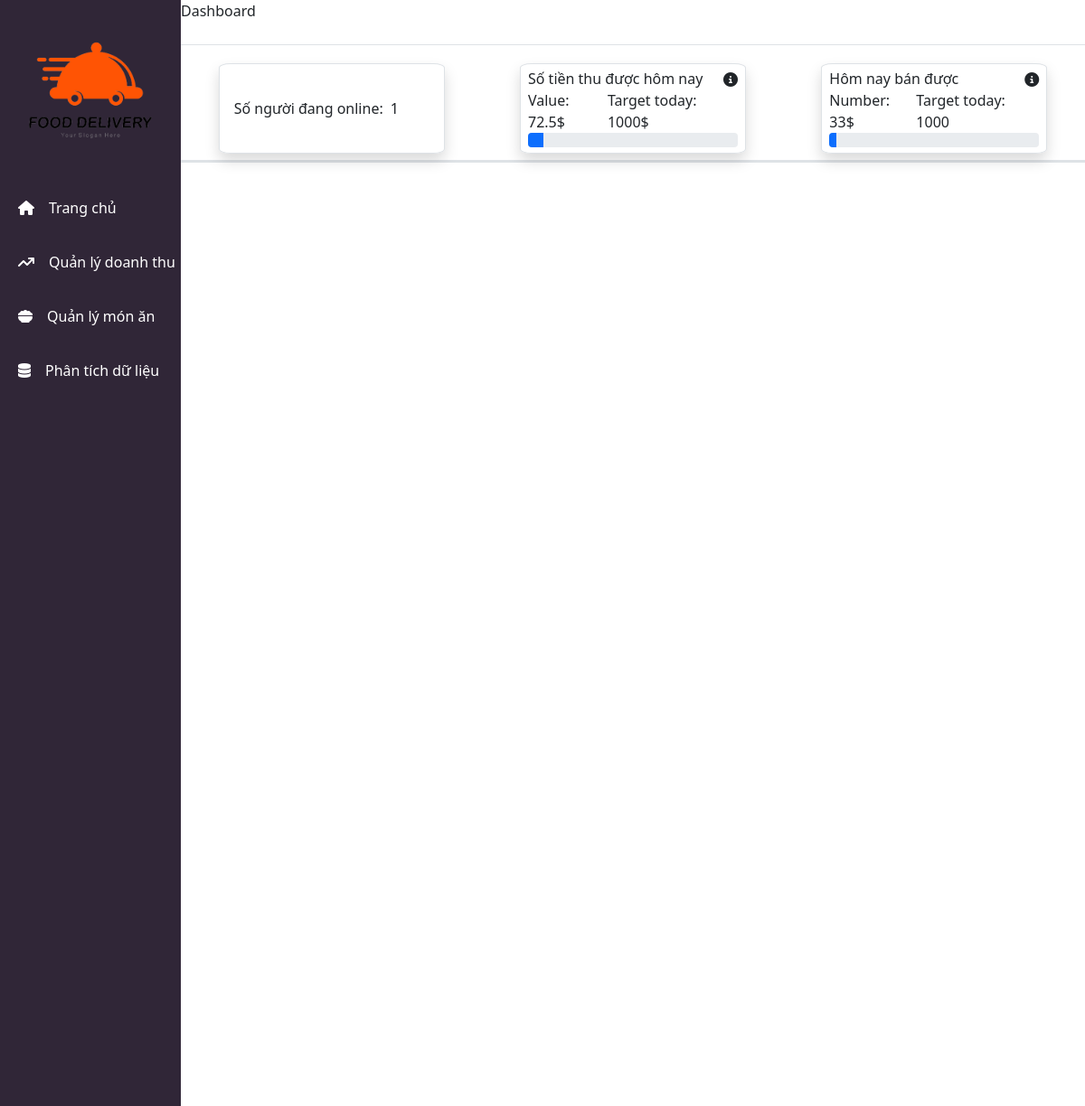
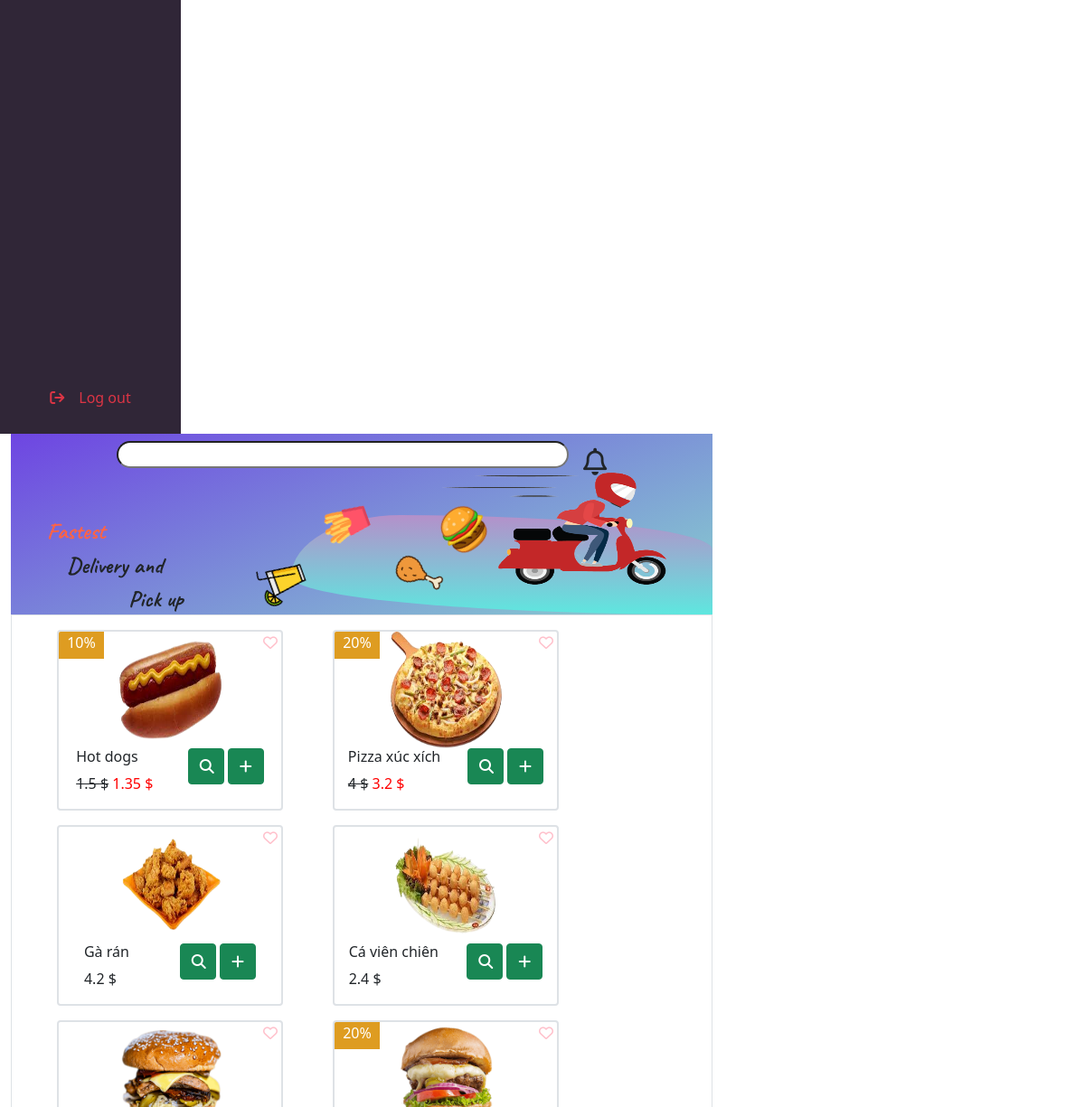
Page /component_old/menu_old.php?type=Fastfood on the committed database (2 pictures, top to bottom).
### tables this page shows
CREATE TABLE `foods` (
  `id` varchar(300) NOT NULL,
  `name` varchar(50) NOT NULL,
  `type` varchar(20) NOT NULL,
  `price` double NOT NULL,
  `detail` varchar(500) NOT NULL,
  `image` text NOT NULL,
  `flavor` int(5) NOT NULL,
  `price_medium` double NOT NULL,
  `price_large` double NOT NULL,
  `state` tinyint(1) NOT NULL
);

CREATE TABLE `salefood` (
  `id` varchar(100) NOT NULL,
  `foodid` text NOT NULL,
  `price` float NOT NULL,
  `discount` int(11) NOT NULL
);

### component_old/menu_old.php (the view, shortened to what this page needs)
<!DOCTYPE html>
<html lang="en">
<head>
    <link rel="stylesheet" href="../css/menu.css">
    <link rel="stylesheet" href="../css/sidebar.css">
    <link rel="stylesheet" href="../css/sidebar1.css">
    <link rel="stylesheet" href="https://cdnjs.cloudflare.com/ajax/libs/font-awesome/6.4.2/css/all.min.css">
    <link rel="stylesheet" href="https://cdnjs.cloudflare.com/ajax/libs/font-awesome/6.4.2/css/all.min.css">
    <link href="https://cdn.jsdelivr.net/npm/bootstrap@5.0.2/dist/css/bootstrap.min.css" rel="stylesheet">
</head>
<body>
    <div class="container-fluid ">
        <div class="row" style="height: 100%; ">
            <?php
            include('./sidebar.php');
            ?>
            <div class="col-8 home">
                <div class="contenthome d-flex flex-column align-items-center p-0" style="height: 745px; ">
                    <div class="header" style="background-image: linear-gradient(-20deg, #88d3ce 0%, #6e45e2 100%);">
                        <div class="divsearch d-flex justify-content-center pt-2">
                            <input type="search" class="rounded-pill inputsearch me-3">
                            <div class="icon" style="font-size: 30px;">
                            </div>
                        </div>
                        <div class="about d-flex justify-content-between">
                            <div class="detail ">
                                <p class="" style="color: #FF6347; padding-left: 40px">Fastest</p>
                                <p class="text-center" style="padding-right: 80px;">Delivery and </p>
                                <p class="text-end" style="color:FF6347; padding-right: 120px; ">Pick up</p>
                            </div>
                            <div class="shape bg-secondary">
                                <img class="boy" src="../public//boy-removebg-preview.png" alt="">
                                <img class="setsize burger" src="../public//burger-removebg-preview.png" alt="">
                                <img class="setsize chicken" src="../public//chicken-removebg-preview.png" alt="">
                                <img class="setsize drink" src="../public//drink-removebg-preview.png" alt="">
                                <img class="setsize potato" src="../public//khoai-removebg-preview.png" alt="">
                            </div>
                        </div>
                    </div>
                    <div class="food-detail border border-1">
                        <div class="foodgrid">
                            <?php
                            $type = $_GET['type'];
                            if (isset($_GET['page'])) {
                                $page = $_GET['page'];
                            } else {
                                $page = 1;
                            }
                            include('../database.php');
                            $item_PerPage = 6;
                            $start_from = ($page - 1) * 6;
                            $cmd1 = "select * from foods where type = '" . $type . "' limit $start_from, $item_PerPage";
                            $result = $conn->query($cmd1);
                            $favoriteFoods = array();
                            $discount = array();
                            $sql_discount = "select foodid from salefood";
                            $result_discount = $conn->query($sql_discount);
                            if ($result_discount->num_rows > 0) {
                                while ($row_discount = $result_discount->fetch_assoc()) {
                                    $discount[] = $row_discount['foodid'];
                                }
                            }
                            foreach ($result as $row) {
                                $idfood = uniqid();
                                $foodId = $row['id'];
                                $isFavorite = in_array($foodId, $favoriteFoods);
                                $isDiscount = in_array($foodId, $discount);
                            ?>
                                <div class="div-card text-start mt-3 border border-2 card " style="position: relative;">
                                    <div idfood="<?php echo $row['id'] ?>" class="iconfavor" style="width: 20px; height: 20px">
                                        <?php if ($isFavorite) : ?>
                                            <i style="width: 100%; height: 100%; color: pink" class="fa-solid fa-regular fa-heart"></i>
                                        <?php else : ?>
                                            <i style="width: 100%; height: 100%; color: pink" class="fa-regular fa-heart"></i>
                                        <?php endif; ?>
                                    </div>
                                    <?php if ($isDiscount) : ?>
                                        <?php
                                        $discountValue = 0;
                                        $foodId = $row['id'];
                                        $sql_discount_value = "SELECT discount FROM salefood WHERE foodid = '$foodId'";
                                        $result_discount_value = $conn->query($sql_discount_value);
                                        if ($result_discount_value->num_rows > 0) {
                                            $row_discount_value = $result_discount_value->fetch_assoc();
                                            $discountValue = $row_discount_value['discount'];
                                        }
                                        ?>
                                        <?php echo '<div class="discount text-center">' . $discountValue . '%</div>' ?>
                                    <?php endif; ?>
                                    <div class="div-card-image">
                                        <img class="card_image" src="../foodimage/<?php echo $row['image']; ?>" alt="Title">
                                    </div>
                                    <div class="card_body">
                                        <div>
                                            <h6 class="card_title text-start"><?php echo $row['name']; ?></h6>
                                            <?php if ($isDiscount) : ?>
                                                <?php
                                                $discountValue = 0;
                                                $foodId = $row['id'];
                                                $sql_discount_value = "SELECT discount FROM salefood WHERE foodid = '$foodId'";
                                                $result_discount_value = $conn->query($sql_discount_value);
                                                if ($result_discount_value->num_rows > 0) {
                                                    $row_discount_value = $result_discount_value->fetch_assoc();
                                                    $discountValue = $row_discount_value['discount'];
                                                }
                                                $originalPrice = $row['price'];
                                                $discountedPrice = $originalPrice - ($originalPrice * $discountValue / 100);
                                                ?>
                                                <p class="card_text text-start">
                                                    <span style="text-decoration: line-through;"><?php echo $originalPrice; ?> $</span>
                                                    <span style="color: red"><?php echo $discountedPrice; ?> $</span>
                                                </p>
                                            <?php else : ?>
                                                <p class="card_text text-start"><?php echo $row['price']; ?> $</p>
                                            <?php endif; ?>
                                        </div>
                                        <div>
                                            <button class="btn btn-success btndetailfood" style="height: 40px; width: 40px;" data-food-id-fake="<?php echo $idfood; ?>" data-food-id-real="<?php echo $row['id']; ?>"><i class="fa-solid fa-magnifying-glass"></i></button>
                                            <button data-bs-toggle="modal" data-bs-target="#staticBackdrop<?php echo $idfood; ?>" class="btn btn-success btndetail" style="height: 40px; width: 40px" data-food-id-fake="<?php echo $idfood; ?>" data-food-id-real="<?php echo $row['id']; ?>"><i class="fa-solid fa-plus"></i></button>
                                        </div>
                                    </div>
                                </div>
                            <?php
                            }
                            ?>
                        </div>
                    </div>
                </div>
            </div>
        </div>
    </div>
</body>
</html>

### rows in the picture
foods: salefood.discount "10", image (picture), name "Hot dogs", price "1.5", price.discount "1.35"
foods: salefood.discount "20", image (picture), name "Pizza xúc xích", price "4", price.discount "3.2"
foods: image (picture), name "Gà rán", price "4.2"
foods: image (picture), name "Cá viên chiên", price "2.4"
foods: image (picture)
foods: salefood.discount "20", image (picture)

### other values in the picture
$number_active "1"
$salesfigure "72.5"
$number_sold "33"
